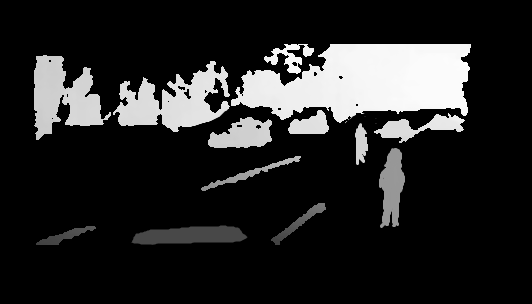
//> input picture disp.png, 532 x 304 px
$ ./main   (built with g++ and OpenCV 4, older OpenCV classes emulated)
//> lines starting //> are read from the running program, lines starting //| are printed output that depends on the picture; after the words box and inside, x2 and y2 are one past the last pixel; in counts of white or black regions, pixels touching at a corner belong together
#include <sstream>
#include <string>
#include <iostream>
#include <opencv2/core/core.hpp>
#include <opencv2/highgui/highgui.hpp>
#include "opencv2/calib3d/calib3d.hpp"
#include <opencv2/contrib/contrib.hpp>
#include "opencv/cv.h"
#include <cmath>
#include <math.h>
#include <stdlib.h>
#include <limits>
#include <sys/time.h>
#include <queue>
#include "opencv2/gpu/gpu.hpp"
#include "opencv2/ocl/ocl.hpp"

using namespace cv;
using namespace std;

struct PointFrameCount{
    Point firstPoint;
    Point center;
    Point prevCenter;
    int FrameCount;
    float dist;
    int classification;
    int lives;
    bool detected;
};

int SyncAndCalib();
int videoCVSim();
int videoCVSimImg();
Mat integralImage(Mat &a_image);
Mat SparseDispInterpolation( Mat &a_image, int Threshold, int minxT, int maxxT);
Mat AndBinary( Mat &a_image0, Mat &a_image1);
Mat OrBinary( Mat &a_image0, Mat &a_image1);
Mat diluteBinary(Mat & a_image, int winSize);
Mat erodeBinary(Mat & a_image, int winSize);
Mat NotAndBinary( Mat &a_image0, Mat &a_image1);
Mat CutImage(Mat & a_image, int left, int right, int top, int bot);
Mat Histogram(Mat &a_image, Mat &histOut,bool showHist);
Mat HistogramEq(Mat &a_image, Mat &histogram);
Mat Threshold(Mat &a_image, int min, int max);
void minMaxInt(Mat &a_image, int &_min, int &_max);
Mat Scale(Mat &a_image,int min, int max, bool);
Mat CalculateDisparityMap(Mat &left, Mat &right, Mat &_ThreshMap, int winSize, int minDisp, int maxDisp, int medianSize);
Mat CalculateDisparityMapR2L(Mat &_left, Mat &_right, int winSize, int minDisp, int maxDisp, int medianSize);
Mat CalculateDisparityMapPar(Mat &_left, Mat &_right, Mat &_ThreshMapL, Mat &_ThreshMapR, int winSize, int minDisp, int maxDisp,int medianSize, bool);
Mat AbsoluteDiff(Mat &Image1, Mat &Image2);
Mat Convolution(Mat &img, Mat &kernel,double val);
Mat ConditionalConvolution(Mat &img, Mat &conditionalKernel, Mat &kernel, int alphaThresh, double condVal, double val);
Mat SumAvgImg(Mat &Image1, Mat &Image2 );
Mat LoGKernel(int winSize,double sigma );
void mouseHandler(int event, int x, int y, int flags, void* param );
void minMax(Mat &a_image,double &_min,double &_max );
Mat Scale(Mat &a_image,double max, double min);
Mat Sobel(Mat &a_image);
Mat BinaryMask(Mat &a_image, Mat &mask);
Mat BlobAnalysis(Mat &a_image, Mat &disp, Mat &view, vector<PointFrameCount> &prevDetections);
Mat ParabolaBinaryMask(Mat &a_image);
Mat PasteImageBack(Mat &a_image, Mat &a_image2, int left, int right, int top, int bot);
Mat flipFrame(Mat &a_image);
Mat colourMapFix(Mat &a_image);
Mat RemoveThreshOfNorm(Mat &, Mat &);
Mat outputPrevDet( Mat , vector<PointFrameCount> &);
int testPedestrian();
Mat Laplaciankernel7 = (Mat_<short>(7, 7) << 0, 1, 1, 2, 2, 2, 1, 1, 0,
                                       1, 2, 4, 5, 5, 5, 4, 2, 1,
                                       1, 4, 5, 3, 0, 3, 5, 4, 1,
                                       2, 5, 3, -12, -24, -12, 3, 5, 2,
                                       2, 5, 0, -24, -40, -24, 0, 5, 2,
                                       2, 5, 3, -12, -24, -12, 3, 5, 2,
                                       1, 4, 5, 3, 0, 3, 5, 4, 1,
                                       1, 2, 4, 5, 5, 5, 4, 2, 1,
                                       0, 1, 1, 2, 2, 2, 1, 1, 0 );

Mat Laplaciankernel3 = (Mat_<short>(3, 3) << -1, -2, -1,
                                            -2,  12, -2,
                                            -1, -2, -1);
Mat Gaussiankernel = (Mat_<short>(3, 3) << 1, 2, 1,
                                           2, 4, 2,
                                           1, 2, 1);

Mat Gaussiankernel5 = (Mat_<short>(5, 5) << 1, 2, 4, 2, 1,
                                           2, 4, 8, 4, 2,
                                           4, 8, 16, 8, 4,
                                           2, 4, 8, 4, 2,
                                           1, 2, 4, 2, 1);

Mat CondMedianKernel = (Mat_<short>(3, 3) << 1, 1, 1,
                                             1, 1, 1,
                                             1, 1, 1);
Mat MedianKernel = (Mat_<short>(3, 3) << 1, 1, 1,
                                         1, 0, 1,
                                         1, 1, 1);
typedef unsigned long long timestamp_t;

// [7 lines left out: function get_timestamp, not called in this run]

int DistanceMultiplier = 2000;
bool enableTrackbars = false;
bool showLeftRight = false;
bool showDisp = false;
bool showProcessingTime = false;
enum MODE {VIDEO, SEQUENCE, SYNC, PED};
MODE mode = SEQUENCE;
bool useCalibration = false;
// [204 lines left out: functions main, SyncAndCalib, not called in this run]

int X_MIN0 = 216;
int X_MIN1 = 0;
int X_MAX0 = 20;
int X_MAX1 = 75;

//int X_MIN0 = 256;
//int X_MIN1 = 0;
//int X_MAX0 = 20;
//int X_MAX1 = 75;
enum VID { HIGHWAY, INTERSECTION, RURAL, RURAL2, RURAL3, RURAL4, WEBCAM, CUSTOM};
enum STEREO { SBM, SGBM, SBMGPU};
// [430 lines left out: function videoCVSim, not called in this run]

int Kmax = 105;
int Kmin = 5;
int X_3 = 100;
int Bc = 16;
int Ac = 71;
int Cc = 95;
int testPedestrian(){
    vector<PointFrameCount> prevDet;
    namedWindow("Trackbars", CV_WINDOW_AUTOSIZE);
    createTrackbar("Kmax", "Trackbars", &Kmax,256);
    createTrackbar("Kmin", "Trackbars", &Kmin,256);
    createTrackbar("X_3", "Trackbars", &X_3,256);
    createTrackbar("X_4", "Trackbars", &Bc,256);
    createTrackbar("X_5", "Trackbars", &Ac,256);
    createTrackbar("X_6", "Trackbars", &Cc,256);
    while(1){
        Mat disp8 = imread("disp.png", 0);
//> disp8 is the input picture: 304 rows x 532 cols, CV_8UC1; min 0, max 255, mean 38.1
//> after the loop in Threshold, `for (int i = 0; i < a_image.rows; i++)`:
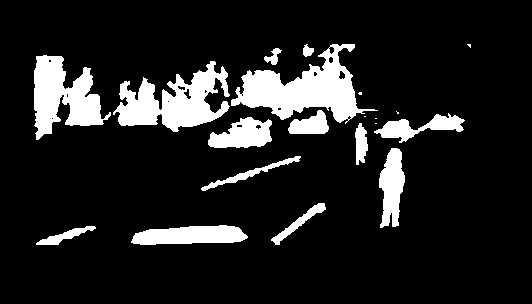
//> out: 304 rows x 532 cols, CV_8UC1; 12.9% white; 20 white regions (6 under 20 px), largest, box (x1, y1, x2, y2) and area: (231, 44, 378, 124) 4949, (113, 61, 230, 132) 4176, (34, 55, 111, 140) 3534
//        Mat disp8 = imread("disp2.png", 0);
        Mat left = disp8.clone();
        Mat dispT = Threshold(disp8, 2, 244);
        dispT = erodeBinary(dispT, 3);
        dispT = erodeBinary(dispT, 3);
        dispT = erodeBinary(dispT, 3);
        dispT = diluteBinary(dispT, 7);
        Mat parMask = ParabolaBinaryMask(dispT);
        dispT = BinaryMask(dispT, parMask);

        Mat borders = BlobAnalysis( dispT, disp8, left, prevDet);

        imshow("left", left);
        imshow("borders", borders);
        imshow("dispT", dispT);
        imshow("disp8", disp8);

        waitKey(100);
//        cvSetMouseCallback("disp8",mouseHandler,&disp8);
    }
    return 0;
}

// [168 lines left out: function videoCVSimImg, not called in this run]

Mat erodeBinary( Mat & a_image, int winSize){

    Mat kernel = Mat( winSize, winSize, CV_16SC1, 1.0);
    Mat conv = Convolution( a_image, kernel, 1.0);
    return Threshold( conv, 254, 255);
}

// [35 lines left out: functions AndBinary, OrBinary, NotAndBinary, not called in this run]

Mat diluteBinary( Mat & a_image, int winSize){

    if (winSize%2 == 0) winSize++;
    int hWin = (winSize-1)/2;
    Mat out = Mat( a_image.rows, a_image.cols, CV_8UC1,0.0);
    int accumulator;
    for(int i = hWin; i < a_image.cols -hWin; i++){
        for(int j = hWin; j < a_image.rows -hWin; j++){
            accumulator = 0;
            for(int k = -hWin; k <= hWin; k++){
                for(int l = -hWin; l <= hWin; l++){
                    if(a_image.at<uchar>(l + j, i + k) == 255) accumulator++;
                }
            }
            if( accumulator > 0.2*winSize*winSize )
                out.at<uchar>(j,i) = 255;
        }
    }

    return out;
}

// [131 lines left out: functions CutImage, AbsoluteDiff, SumAvgImg, LoGKernel, GaussianKernel, CalculateDisparityMap, not called in this run]

class ParallelDispL2R: public ParallelLoopBody
{
public:
ParallelDispL2R(Mat &_left, Mat &_right, Mat &_ThreshMapL, Mat &_ThreshMapR , Mat &_disp, int _maxD, int _hWin, int _i) : left(_left), right( _right), ThreshMapL(_ThreshMapL), ThreshMapR(_ThreshMapR), disp( _disp) , maxD( _maxD), hWin(_hWin), i(_i)
{
}

void operator() (const Range &r) const
{
        int minScore,Score,bestPos;
        for (int j = r.start; j < r.end; ++j) {
            unsigned char* p = const_cast<unsigned char*>(disp.ptr(i,j));
            minScore = INT_MAX;
            if (ThreshMapL.at<uchar>(i,j) == 255){
                for (int d = 0; d <= maxD; ++d) {
                    Score = 0;
                    if ( ThreshMapR.at<uchar>(i,j+d) == 255){
                        for (int l = i; l < i + hWin; ++l) {
                            for (int m = j; m <= j + hWin ; ++m) {
                                if (Score > minScore) goto cut;
                                Score += abs(left.at<uchar>(l, m) - right.at<uchar>(l, m + d));
                            }
                        }
                        cut:
                        if (Score < minScore) {
                            minScore = Score;
                            bestPos = d;
                        }
                    }
                }
                *p = bestPos*255/maxD;
            } else {
                *p = 0;
            }
        }

//        int bestPos;
//        double Ncc, minNcc;
//        for (int j = r.start; j < r.end; ++j) {
//            unsigned char* p = const_cast<unsigned char*>(disp.ptr(i,j));
//            minNcc = DBL_MAX;
//                for (int d = 0; d <= maxD; ++d) {
//                    Ncc = 0.0;
//                    int NccNum = 0;
//                    int NccDemRW = 0;
//                    int NccDemLW = 0;
//                    for (int l = i; l < i + hWin; ++l) {
//                        for (int m = j; m <= j + hWin ; ++m) {
//                            NccNum += left.at<uchar>(l,m)*right.at<uchar>(l,m+d);
////                            NccDemRW += right.at<uchar>(l,m+d)*right.at<uchar>(l,m+d);
////                            NccDemLW += left.at<uchar>(l,m)*left.at<uchar>(l,m);
//                        }
//                    }
////                    double NccDem = sqrt( NccDemRW*NccDemLW);
//                    double Ncc = (double) NccNum;///NccDem;
//                    if (Ncc < minNcc) {
//                        minNcc = Ncc;
//                        bestPos = d;
//                    }
//                }
//                *p = bestPos*255/maxD;
//        }

}

private:
    int maxD;
    int hWin;
    int i;
    Mat left, right, disp, ThreshMapL, ThreshMapR;
    unsigned char lookupTable[256];
};

class ParallelDispR2L: public ParallelLoopBody
{
public:
ParallelDispR2L(Mat &_left, Mat &_right, Mat &_ThreshMapL, Mat &_ThreshMapR , Mat &_disp, int _maxD, int _hWin, int _i) : left(_left), right( _right), ThreshMapL(_ThreshMapL), ThreshMapR(_ThreshMapR), disp( _disp) , maxD( _maxD), hWin(_hWin), i(_i)
{
}

void operator() (const Range &r) const
{
        int minScore,Score,bestPos;
        for (int j = r.end; j >= r.start; --j) {
            unsigned char* p = const_cast<unsigned char*>(disp.ptr(i,j-maxD));
            minScore = INT_MAX;
            if (ThreshMapL.at<uchar>(i,j) == 255){
                for (int d = 0; d <= maxD; ++d) {
                    Score = 0;
                    if ( ThreshMapR.at<uchar>(i,j+d) == 255){
                        for (int l = i; l < i + hWin; ++l) {
                            for (int m = j; m <= j + hWin ; ++m) {
                                if (Score > minScore) goto cut;
                                Score += abs(right.at<uchar>(l, m) - left.at<uchar>(l, m - d));
                            }
                        }
                        cut:
                        if (Score < minScore) {
                            minScore = Score;
                            bestPos = d;
                        }
                    }
                }
                *p = bestPos*255/maxD;
            } else {
                *p = 0;
            }
        }

}

private:
    int maxD;
    int hWin;
    int i;
    Mat left, right, disp, ThreshMapL, ThreshMapR;
    unsigned char lookupTable[256];
};

// [66 lines left out: functions CalculateDisparityMapPar, CalculateDisparityMapR2L, not called in this run]


class ParallelConvolution: public ParallelLoopBody
{
public:
ParallelConvolution(Mat &_img, Mat &_kernel, Mat &_out, int _hWin, double _val, int _i) : img(_img), kernel( _kernel), out( _out), hWin(_hWin), val(_val), i(_i)
{
}

void operator() (const Range &r) const
{
    double accumulator;
    for (int j = r.start; j < r.end; ++j) {
        short* p = const_cast<short*>(out.ptr<short>(i,j));
        accumulator = 0.0;
        for(int k = -hWin; k <= hWin; k++){
            for(int l = -hWin; l <= hWin; l++){
                accumulator += (img.at<uchar>(i+l,j+k)*kernel.at<short>(l+hWin,k+hWin));
            }
        }
        *p = accumulator*val;
    }

}

private:
    double val;
    int i, hWin;
    Mat img, kernel, out;
};


Mat Convolution(Mat &img, Mat &kernel,double val = 1.0){
//> called with val = 1
    int winSize = kernel.cols;
    if (winSize%2 == 0) throw "Require odd kernel";
    int hWin = (winSize-1)/2;
    Mat out = Mat( img.rows, img.cols, CV_16SC1,0.0);

    for(int i = hWin; i < img.rows -hWin; i++){
         parallel_for_(Range(hWin,img.cols -hWin),ParallelConvolution( img, kernel, out, hWin, val, i));
    }
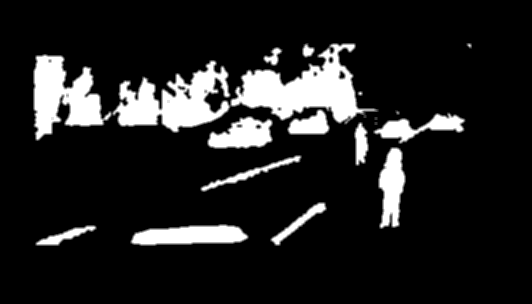
//> out: 304 rows x 532 cols, CV_16SC1; min 0, max 2295, mean 296.8; drawn with min black and max white

    short min = SHRT_MAX;
    short max = SHRT_MIN;

    for(int i = hWin; i < out.cols -hWin; i++){
        for(int j = hWin; j < out.rows -hWin; j++){
            short pixelvalue = out.at<short>(j,i);
                if( pixelvalue < min)
                    min = pixelvalue;
                if (pixelvalue > max)
                    max = pixelvalue;
        }
    }
//> this loop made 530 passes
//> max on passes 1 to 3: 0, 0, 0
//> after the loop, min = 0; max = 2295
//> (the rest of the program and of its run is left out)
